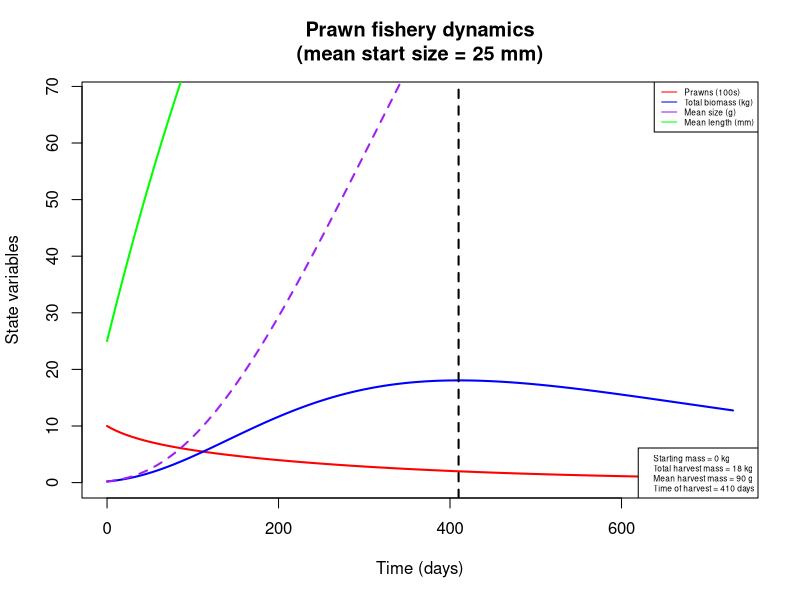
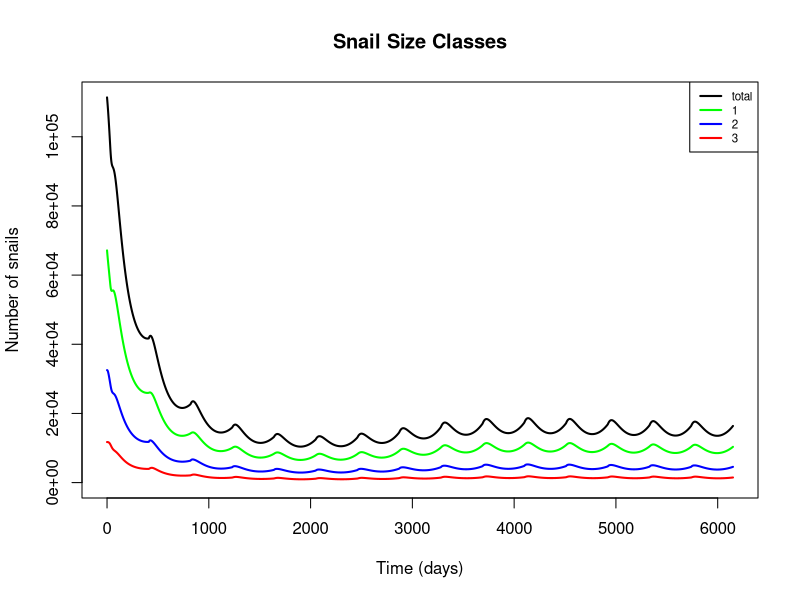
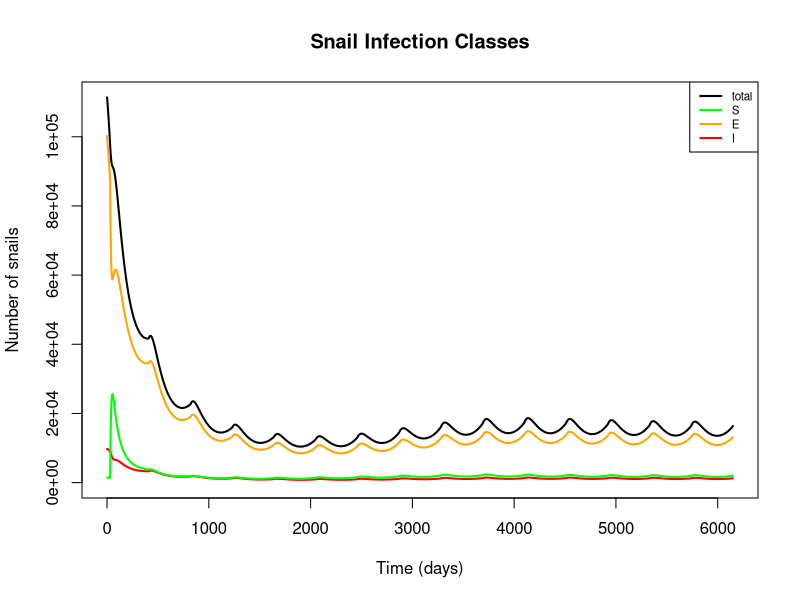
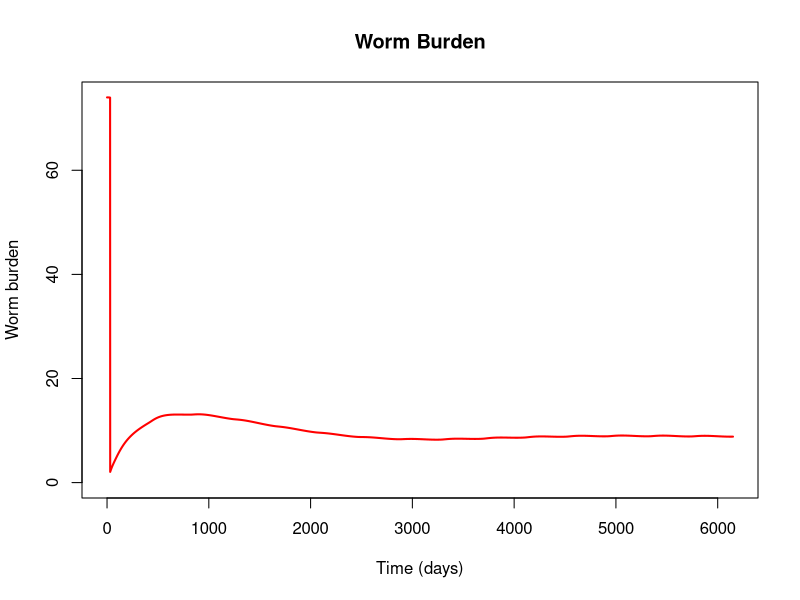
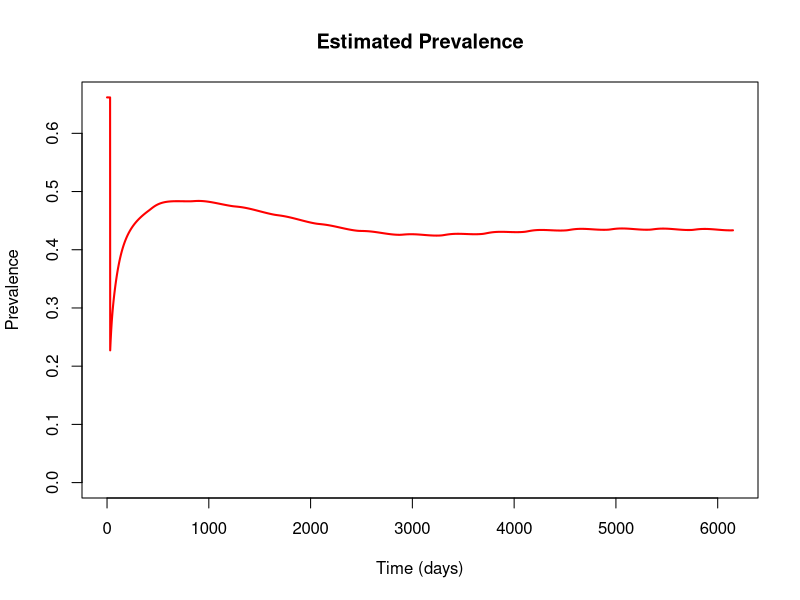
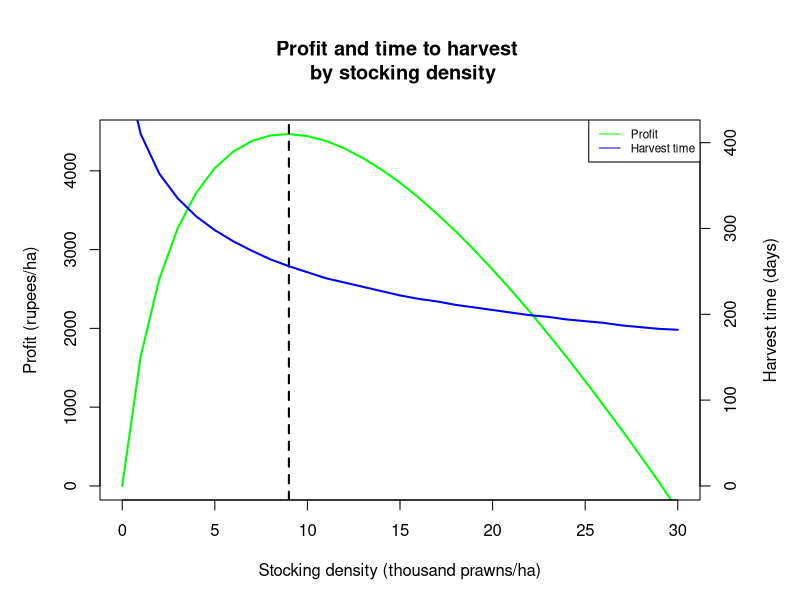
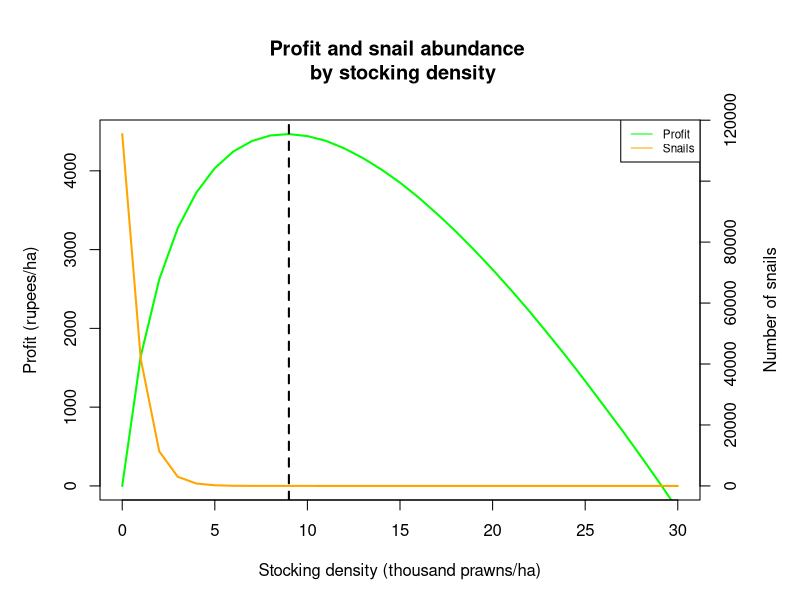
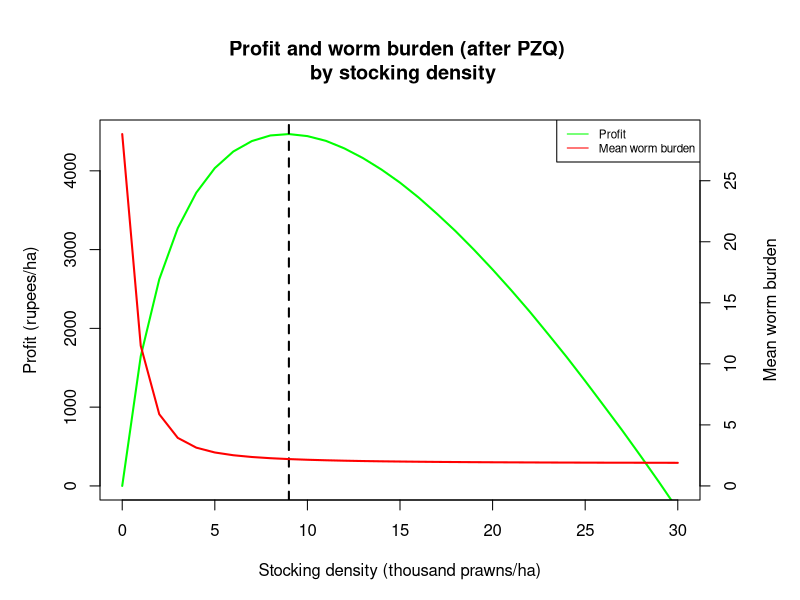

Recreate these plots in R, in order.
#### Full snail-prawn model including epidemiological, predation, and aquaculture components

## To-do list:
  # Modeling priorities:
    # Attack rate: refit to include size refuge, use a log function (also: try type III FR)
    # Prawn mortality: use the allometric relationship, and otherwise tweak
    # Prawn growth: investigate why density-dependent effects don't work
    # Profit analysis: play with different price-cost ratios to see how curve changes
    # Diagonal epi transitions: see how their inclusion affects the model
  # Rerun the Gates simulations once issues have been resolved
  # Sensitivity analysis!
  # Other modeling ideas, time permitting:
    # Incorporate seasonality
    # Simulate restoration at natural densities (i.e. with prawn ladder)

require(deSolve)

snail_prawn_model = function(t, n, parameters) { 
  with(as.list(parameters),{
    
    S1=n[1]
    S2=n[2]
    S3=n[3]
    E1=n[4]
    E2=n[5]
    E3=n[6]
    I2=n[7]
    I3=n[8]
    W=n[9]
    P=n[10]
    L=n[11]
    
    N1 = S1+E1     # Total snails of size class 1
    N2 = S2+E2+I2  # Total snails of size class 2
    N3 = S3+E3+I3  # Total snails of size class 3
    N = N1+N2+N3   # Total number of snails
    
    # Miracidial density per person as a function of mean worm burden (W) and miracidial shedding rate (m)
    M = m*0.5*W
    
    # Mean and total prawn biomass, converting from length (mm) to weight (g)
    Bm.p = (a.p*(L/10)^b.p)/10  
    Bm.t = P*Bm.p
    
    # Mean snail biomass in each size class, converting from length (cm) to weight (g)
    Bm.n1 = a.s*0.4^b.s  # 4mm size class
    Bm.n2 = a.s*0.8^b.s  # 8mm size class
    Bm.n3 = a.s*1.2^b.s  # 12mm size class
    
    # Prawn-to-snail mass ratios for each size class
    Bm.r1 = Bm.p / Bm.n1
    Bm.r2 = Bm.p / Bm.n2
    Bm.r3 = Bm.p / Bm.n3
    
    # Attack rates for each size class as a function of biomass ratio
    alpha1 = ifelse(-log(3) + ar*log(Bm.r1) > 0, -log(3) + ar*log(Bm.r1), 0)
    alpha2 = ifelse(-log(3) + ar*log(Bm.r2) > 0, -log(3) + ar*log(Bm.r2), 0)
    alpha3 = ifelse(-log(3) + ar*log(Bm.r3) > 0, -log(3) + ar*log(Bm.r3), 0)
    
    # Adjusted attack rates, accounting for area of interest and limiting factors in the wild
    alpha_star1 = alpha1*s/A
    alpha_star2 = alpha2*s/A
    alpha_star3 = alpha3*s/A
    
    # Handling times for each size class as a function of biomass ratio
    handle1 = 1/(th*Bm.r1)
    handle2 = 1/(th*Bm.r2)
    handle3 = 1/(th*Bm.r3)
    
    # Functional responses for each size class
    psi1 = (P*alpha_star1) / (1+sum(alpha_star1*handle1*N1, alpha_star2*handle2*N2, alpha_star3*handle3*N3))
    psi2 = (P*alpha_star2) / (1+sum(alpha_star1*handle1*N1, alpha_star2*handle2*N2, alpha_star3*handle3*N3))
    psi3 = (P*alpha_star3) / (1+sum(alpha_star1*handle1*N1, alpha_star2*handle2*N2, alpha_star3*handle3*N3))
    
    ## Model equations:
    
    # Susceptible snails, class 1
    dS1dt = f*(1-N/(Kn*A))*(S2+S3+z*(E2+E3)) - muN1*S1 - psi1*S1 - g1*S1 - beta*M*H*S1
    
    # Susceptible snails, class 2
    dS2dt = g1*S1 - muN2*S2 - psi2*S2 - g2*S2 - beta*M*H*S2
    
    # Susceptible snails, class 3
    dS3dt = g2*S2 - muN3*S3 - psi3*S3 - beta*M*H*S3
    
    # Exposed (prepatent) snails, class 1
    dE1dt = beta*M*H*S1 - muN1*E1 - psi1*E1 - g1*E1 - sigma*X*E1
    
    # Exposed (prepatent) snails, class 2
    dE2dt = beta*M*H*S2 + g1*E1 - muN2*E2 - psi2*E2 - g2*E2 - sigma*E2
    
    # Exposed (prepatent) snails, class 3
    dE3dt = beta*M*H*S3 + g2*E2 - muN3*E3 - psi3*E3 - sigma*E3
    
    # Infectious (shedding) snails, class 2
    dI2dt = sigma*X*E1 + sigma*(1-rho)*E2 - (muN2 + muI)*I2 - psi2*I2 - g2*I2
    
    # Infectious (shedding) snails, class 3
    dI3dt = sigma*rho*E2 + sigma*E3 + g2*I2 - (muN3 + muI)*I3 - psi3*I3
    
    # Mean human worm burden
    dWdt = lambda*I2/A + theta*lambda*I3/A - (muW + muH)*W
    
    # Prawn abundance
    dPdt = -P*(muP*L^d + phi*Bm.t/(A/10000))
    
    # Mean prawn length (mm)
    dLdt = k/(1+gam*Bm.t/(A/10000))*(linf - L)
    
    
    return(list(c(dS1dt, dS2dt, dS3dt, dE1dt, dE2dt, dE3dt, dI2dt, dI3dt, dWdt, dPdt, dLdt)))
  }) 
} 


## Set initial values and parameters
#  Default settings: area = 10000, P = 9000/ha, L = 25 (0.2g post-larvae)
#  Gates settings: area = 20000; P = 500, 1000, 2500, 5000, 10000/ha; L = 67 or 100 (5g or 20g adults)
area = 10000
nstart = c(S1 = 0.144*area, S2 = 0.002*area, S3 = 0, E1 = 6.57*area, E2 = 2.61*area, E3 = 0.843*area, 
           I2 = 0.640*area, I3 = 0.329*area, W = 74, P = 1000*area/10000, L = 25)
time = seq(0, 365*2, 1)

parameters=c(
  # Location parameters
  A = area,          # Area of site of interest, m^2
  H = 1000,          # Human population at site of interest
  
  # Snail reproductive parameters
  f = 0.26,          # Birth rate of adult snails (snails/reproductive snail/day, including survival to detection - more like a recruitment rate); 
                     #   adjusted from Sokolow et al. 2015 to account for the fact that class 1 snails are assumed to be juveniles and therefore don't reproduce
  Kn = 50,           # Carrying capacity of snails (snails/m^2), from Sokolow et al. 2015
  z = 0.5,           # Fraction of prepatent snails that can reproduce, from Sokolow et al. 2015
  
  # Snail growth parameters
  a.s = 0.187178454, # Allometric parameter for snail length-weight relationship, fitted to Sanna's data on B. glabrata
  b.s = 2.536764792, # Allometric parameter for snail length-weight relationship, fitted to Sanna's data on B. glabrata
  g1 = 1/37,         # Growth rate of small snails (size class transition rate, in terms of days to grow 4mm; adapted from McCreesh et al. 2014, assuming water temp. of 25 C)
  g2 = 1/62,         # Growth rate of medium snails (size class transition rate, in terms of days to grow 4mm; adapted from McCreesh et al. 2014, assuming water temp. of 25 C)
  
  # Snail mortality parameters
  muN1 = 1/40,       # Natural mortality rate of small snails (deaths/snail/day; assume mean lifespan = 50 days)
  muN2 = 1/50,       # Natural mortality rate of medium snails (deaths/snail/day; assume mean lifespan = 50 days)
  muN3 = 1/60,       # Natural mortality rate of large snails (deaths/snail/day; assume mean lifespan = 50 days)
  muI = 1/10,        # Additional mortality rate of shedding snails as a result of infection, from Sokolow et al. 2015
  
  # Prawn growth parameters
  a.p = 0.096868,    # Allometric parameter for prawn length-weight relationship, from Lalrinsanga et al. 2012 (M. rosenbergii, growout phase)
  b.p = 3.2944,      # Allometric parameter for prawn length-weight relationship, from Lalrinsanga et al. 2012 (M. rosenbergii, growout phase)
  k = 0.00339726,    # Growth coefficient, from Nwosu & Wolfi 2006 (M. vollenhovenii); alternate value for M. rosenbergii, from Sampaio & Wagner 1996: 0.0104333333
  linf = 206,        # Max length (mm), from Nwosu & Wolfi 2006 (M. vollenhovenii)
  gam = 1e-6,        # Density-dependent growth parameter (based on biomass per hectare); not yet fit
  
  # Prawn mortality parameters
  muP = 0.1,         # Prawn mortality coefficient; no source
  d = -0.75,         # Exponential relationship of length with mortality, assuming mortality ~ W^-0.25, and W ~ L^3
  phi = 5e-8,        # Density-dependent mortality parameter (based on biomass per hectare); not yet fit
  
  # Predation parameters
  ar = 1.1906,       # Coefficient for relationship between biomass ratio and attack rate, fitted to data from Sokolow et al. 2014
  th = 0.38561,      # Coefficient for relationship between biomass ratio and handling time, fitted to data from Sokolow et al. 2014
  s = 1/30,          # Scale factor limiting prawn attack rate in the wild (vs. lab conditions);
                     #   decreased from 1/10 to 1/30 in size class model to match expected elimination threshold
  
  # Infection parameters
  beta = 8e-5,       # Human-to-snail infection probability in reference area (infected snails/miracidia/snail/day); adjusted from Sokolow et al. 2015 (original value: 4e-6)
  m = 0.8,           # Miracidial shedding rate per adult female worm divided by miracidial mortality; from Sokolow et al. 2015
  sigma = 1/30,      # Latent period for exposed snails (infectious snails/exposed snail/day); adjusted from Sokolow et al. 2015 (original value: 1/50)
  X = 0,             # Fraction of exposed small snails that convert directly to medium shedding (ignored for now)
  rho = 0,           # Fraction of exposed medium snails that convert directly to large shedding (ignored for now)
  lambda = 0.05,     # Snail-to-human infection probability scaled to 1 m^2 (composite including cercarial shedding, mortality, infection, survival to patency); 
                     #   adjusted from Sokolow et al. 2015 (original value: 0.1)
  theta = 2,         # Scale factor describing increase in cercarial shedding rate in larger snails; from Chu & Dawood 1970 (estimated to be between 2 and 10)
  
  # Schisto mortality parameters
  muW = 1/(3.3*365), # Natural mortality rate of adult worms in humans, assuming average lifespan of 3.3 years, from Sokolow et al. 2015
  muH = 1/(60*365)   # Natural mortality of humans (contributing to worm mortality), assuming average lifespan of 60 years, from Sokolow et al. 2015
)



## Run model and assess outcomes over one or more aquaculture cycles

# Start with single run to calculate the time to optimal harvest and other fisheries statistics
output = as.data.frame(ode(nstart, time, snail_prawn_model, parameters))
output$B = ((parameters['a.p']*(output$L/10)^parameters['b.p'])/10)       # Mean prawn biomass, transformed from length using allometric equation
output$Bt = output$B*output$P                                             # Total prawn biomass

start.mass.kg = output$Bt[output$time == 0]/1000                          # Total prawn biomass at beginning of cycle, in kg
harvest.mass.kg = max(output$Bt)/1000                                     # Total prawn biomass at end of cycle, in kg
harvest.size = output$B[output$Bt == max(output$Bt)]                      # Average prawn biomass at harvest, in g
harvest.time = output$time[output$Bt == max(output$Bt)]                   # Time to optimal harvest, in days

# Plot prawn aquaculture dynamics
plot(x = output$time, y = output$P/100, col = 'red', xlab = 'Time (days)', ylab = 'State variables', 
     type = 'l', lwd=2, xlim = c(0, max(output$time)), ylim = c(0, max(output$Bt/1000)+50),
     main = paste('Prawn fishery dynamics\n', '(mean start size = ', as.numeric(nstart[11]), ' mm)', sep = ''))
lines(x = output$time, y = output$Bt/1000, col = 'blue', lwd=2)
lines(x = output$time, y = output$B, col = 'purple', lwd=2, lty=2)
lines(x = output$time, y = output$L, col = 'green', lwd=2)
abline(v = harvest.time, lty = 2, lwd = 2)
legend('topright', legend = c('Prawns (100s)', 'Total biomass (kg)', 'Mean size (g)', 'Mean length (mm)'), 
       lty = 1, col = c('red', 'blue', 'purple', 'green'), cex = 0.5)
legend('bottomright', legend = c(paste('Starting mass =', round(start.mass.kg), 'kg', sep = ' '),
                                 paste('Total harvest mass =', round(harvest.mass.kg), 'kg', sep = ' '), 
                                 paste('Mean harvest mass =', round(harvest.size), 'g', sep = ' '), 
                                 paste('Time of harvest =', round(harvest.time), 'days', sep = ' ')), cex=0.5)

# Set the desired number of aquaculture cycles, and harvest time if not using optimum
# Default settings: harvest.time = optimal, ncycles = 15 (~10 years @ 8 months/cycle)
# Gates settings: harvest.time = 4 months, ncycles = 3 (1 year)
harvest.time = harvest.time
ncycles = 15
pzq.delay = 0
nstart.lt = nstart
nstart.lt['P'] = 0
time.lt = seq(0, pzq.delay + harvest.time*ncycles, 1)

# Define stocking events at the beginning of each cycle
stocking = data.frame(var = rep(c('P', 'L'), ncycles),
                      time = rep(seq(pzq.delay, pzq.delay + harvest.time*(ncycles-1), harvest.time), each = 2),
                      value = rep(c(nstart['P'], nstart['L']), ncycles),
                      method = rep('rep', ncycles*2))

# Define PZQ administration event
# Note: if administering before start of stocking, set time = 0 and instead set pzq.delay above
#   to time between MDA and first stocking
pzq = data.frame(var = 'W', time = 30, value = 2, method = 'rep')

# Run model and calculate outcomes of interest
output.lt = as.data.frame(ode(nstart.lt, time.lt, snail_prawn_model, parameters,
                              events = list(data = rbind(stocking, pzq))))

output.lt$S.t = output.lt$S1 + output.lt$S2 + output.lt$S3                      # Total susceptible snails
output.lt$E.t = output.lt$E1 + output.lt$E2 + output.lt$E3                      # Total exposed snails 
output.lt$I.t = output.lt$I2 + output.lt$I3                                     # Total infected snails
output.lt$N1.t = output.lt$S1 + output.lt$E1                                    # Total snails of size class 1
output.lt$N2.t = output.lt$S2 + output.lt$E2 + output.lt$I2                     # Total snails of size class 2
output.lt$N3.t = output.lt$S3 + output.lt$E3 + output.lt$I3                     # Total snails of size class 3
output.lt$N.t = output.lt$S.t + output.lt$E.t + output.lt$I.t                   # Total snails
output.lt$prev = pnbinom(2, size = 0.25, mu = output.lt$W, lower.tail = FALSE)  # Estimated prevalence, using a negative binomial dist. with k = 0.25
output.lt$B = ((parameters['a.p']*(output.lt$L/10)^parameters['b.p'])/10)       # Mean prawn biomass, transformed from length using allometric equation
output.lt$Bt = output.lt$B*output.lt$P                                          # Total prawn biomass

# Plot snail dynamics by size class
plot(x = output.lt$time, y = output.lt$N.t, type = 'l', col = 'black', lwd=2, xlab = 'Time (days)', 
     ylab = 'Number of snails', ylim = c(0,max(output.lt$N.t)),
     main = 'Snail Size Classes')
lines(output.lt$time, output.lt$N1.t, col = 'green', lwd = 2)
lines(output.lt$time, output.lt$N2.t, col = 'blue', lwd = 2)
lines(output.lt$time, output.lt$N3.t, col = 'red', lwd = 2)
legend('topright', legend = c('total', '1', '2', '3'), lwd = 2, col = c('black', 'green', 'blue', 'red'), cex = 0.7)

# Plot snail dynamics by infection class
plot(x = output.lt$time, y = output.lt$N.t, type = 'l', col = 'black', lwd=2, xlab = 'Time (days)', 
     ylab = 'Number of snails', ylim = c(0,max(output.lt$N.t)), 
     main = 'Snail Infection Classes')
lines(output.lt$time, output.lt$I.t, col = 'red', lwd = 2)
lines(output.lt$time, output.lt$E.t, col = 'orange', lwd = 2)
lines(output.lt$time, output.lt$S.t, col = 'green', lwd = 2)
legend('topright', legend = c('total', 'S', 'E', 'I'), lwd = 2, col = c('black', 'green', 'orange', 'red'), cex = 0.7)

# Plot mean human worm burden and prevalence of infection
plot(x = output.lt$time, y = output.lt$W, type = 'l', col = 'red', lwd=2, xlab = 'Time (days)', 
     ylab = 'Worm burden', ylim = c(0,max (output.lt$W)),
     main = 'Worm Burden')
plot(x = output.lt$time, y = output.lt$prev, type = 'l', col = 'red', lwd=2, xlab = 'Time (days)', 
     ylab = 'Prevalence', ylim = c(0,max (output.lt$prev)),
     main = 'Estimated Prevalence')



## Assess single-cycle outcomes over multiple stocking densities
#  NOTE: set parameters and initial values first!

# Run the model over the desired range of stocking densities (in thousands of post-larvae)
x = c(0:30)
nstart.sd = nstart
time.sd = seq(0, 500, 1)
harvest = numeric(length(x))
harvest.t = numeric(length(x))
snails = numeric(length(x))
worms = numeric(length(x))
for (i in x) {
  nstart.sd['P'] = 1000*i
  output.sd = as.data.frame(ode(nstart.sd, time.sd, snail_prawn_model, parameters,
                                events = list(data = pzq)))
  output.sd$S.t = output.sd$S1 + output.sd$S2 + output.sd$S3
  output.sd$E.t = output.sd$E1 + output.sd$E2 + output.sd$E3
  output.sd$I.t = output.sd$I2 + output.sd$I3
  output.sd$Inf.t = output.sd$E.t + output.sd$I.t
  output.sd$N.t = output.sd$S.t + output.sd$E.t + output.sd$I.t
  output.sd$B = ((parameters['a.p']*(output.sd$L/10)^parameters['b.p'])/10)
  output.sd$Bt = output.sd$B*output.sd$P
  harvest[i+1] = max(output.sd$Bt)/1000
  ht.tmp = output.sd$time[output.sd$Bt == max(output.sd$Bt)]
  harvest.t[i+1] = ifelse(ht.tmp != 0, ht.tmp, max(output.sd$time))
  snails[i+1] = output.sd$N.t[output.sd$time == harvest.t[i+1]]
  worms[i+1] = output.sd$W[output.sd$time == harvest.t[i+1]]
}

# Price estimates for profit calculation from Tamil Nadu Agricultural University, http://agritech.tnau.ac.in/fishery/fish_freshwaterprawn.html
p = 140                                           # Weighted average market price of prawns, in rupees/kg 
c = 600                                           # Cost of post-larvae, in rupees/1000 PL
delta = -log(1-0.1)/365                           # Discount rate, equivalent to 10%/year
profit = p*harvest*exp(-delta*(harvest.t)) - c*x  # Profit function, in terms of revenue (discounted by time to harvest) minus stocking costs 

# Plot estimated profit and time to harvest over stocking density
# (after one aquaculture cycle)
par(mar = c(5,5,6,5))
plot(x, profit, col = 'green', xlab = 'Stocking density (thousand prawns/ha)', ylab = 'Profit (rupees/ha)',
     ylim = c(0, max(profit)), type = 'l', lwd = 2, main = 'Profit and time to harvest \n by stocking density')
abline(v = which.max(profit)-1, lty = 2, lwd = 2)
par(new = T)
plot(x, harvest.t, col = 'blue', axes = F, xlab = NA, ylab = NA, ylim = c(0, max(harvest.t[-1])), type = 'l', lwd = 2)
axis(side = 4)
mtext(side = 4, line = 3, 'Harvest time (days)')
legend('topright', legend = c('Profit', 'Harvest time'), lty = 1, col = c('green', 'blue'), cex = 0.7)

# Plot estimated profit and snail abundance over stocking density
# (after one aquaculture cycle)
par(mar = c(5,5,6,5))
plot(x, profit, col = 'green', xlab = 'Stocking density (thousand prawns/ha)', ylab = 'Profit (rupees/ha)',
     ylim = c(0, max(profit)), type = 'l', lwd = 2, main = 'Profit and snail abundance \n by stocking density')
abline(v = which.max(profit)-1, lty = 2, lwd = 2)
par(new = T)
plot(x, snails, col = 'orange', axes = F, xlab = NA, ylab = NA, ylim = c(0, max(snails)), type = 'l', lwd = 2)
axis(side = 4)
mtext(side = 4, line = 3, 'Number of snails')
legend('topright', legend = c('Profit', 'Snails'), lty = 1, col = c('green', 'orange'), cex = 0.7)

# Plot estimated profit and mean worm burden over stocking density
# (after one aquaculture cycle)
par(mar = c(5,5,6,5))
plot(x, profit, col = 'green', xlab = 'Stocking density (thousand prawns/ha)', ylab = 'Profit (rupees/ha)',
     ylim = c(0, max(profit)), type = 'l', lwd = 2, main = 'Profit and worm burden (after PZQ) \n by stocking density')
abline(v = which.max(profit)-1, lty = 2, lwd = 2)
par(new = T)
plot(x, worms, col = 'red', axes = F, xlab = NA, ylab = NA, ylim = c(0, max(worms)), type = 'l', lwd = 2)
axis(side = 4)
mtext(side = 4, line = 3, 'Mean worm burden')
legend('topright', legend = c('Profit', 'Mean worm burden'), lty = 1, col = c('green', 'red'), cex = 0.7)
